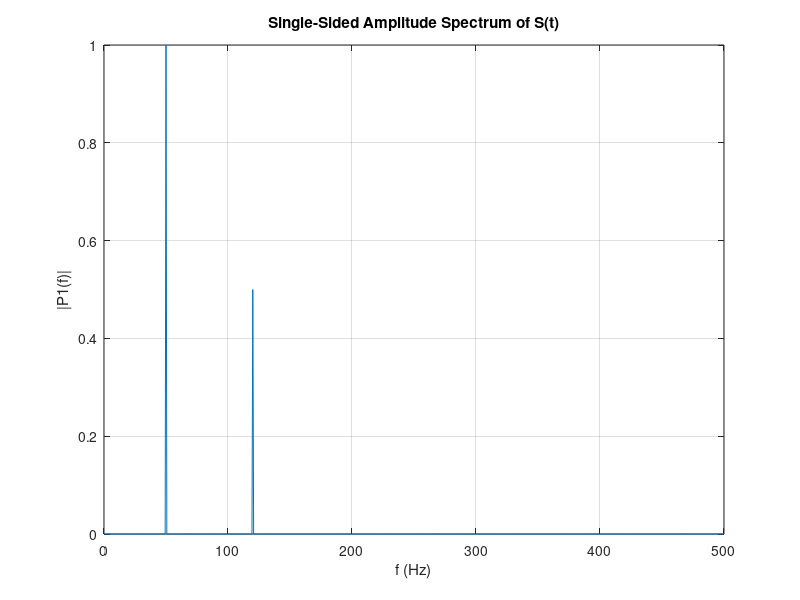

This figure's MATLAB source:
%% FFT Practice
% https://www.mathworks.com/help/matlab/ref/fft.html

%% Generate sine wave 
Fs = 1000;            % Sampling frequency                    
T = 1/Fs;             % Sampling period       
L = 1500;             % Length of signal
t = (0:L-1)*T;        % Time vector

% Sine wave parameters
a = 1;
A = 2;
f = 50; % in Hz
theta = -pi/4; % in rad

% Generate sine wave consisting of 50 Hz and 120 Hz components
S = 1*sin(50*pi*2*t) + .5*sin(2*pi*120*t);

% FFT command
Y = fft(S)

% Prepare FFT output for plotting
P2 = abs(Y/L);
P1 = P2(1:L/2+1);
P1(2:end-1) = 2*P1(2:end-1);
f = Fs*(0:(L/2))/L;

figure
plot(f,P1)
title('Single-Sided Amplitude Spectrum of S(t)')
grid on
xlabel('f (Hz)')
ylabel('|P1(f)|')


